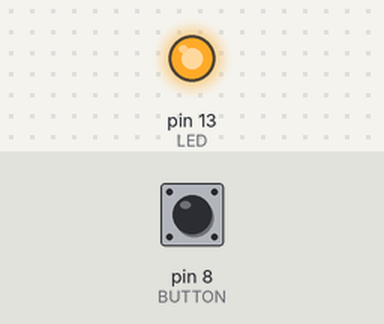
Simulated run of this sketch. Board: Arduino Uno, built with avr-gcc and run on an emulated ATmega328P. On the bench: output pins drawn as LEDs (lit = HIGH). Inputs (shaded band) come from the test bench; at power-on: pin 8 (BUTTON) HIGH.

Above: at 1.2 s.
1.3 s: pin 8 (BUTTON) pulled LOW for 0.15 s
At 1.37 s:
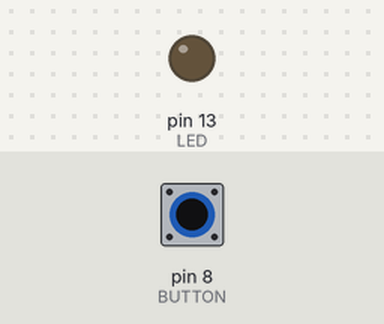
2.9 s: pin 8 (BUTTON) pulled LOW for 3.2 s
At 7.3 s:
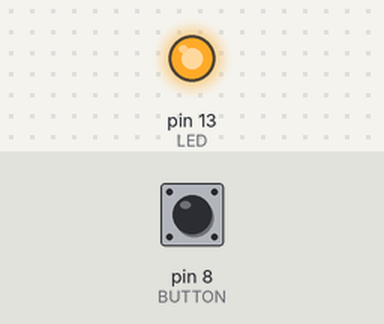
Timing chart, 0 to 8.8 s (numbered marks = the images above; inputs shaded):
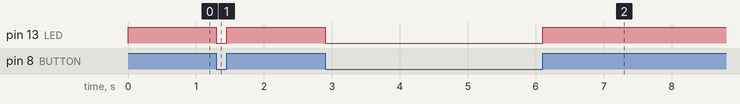

The sketch:

Turn-on-off-LED-Button.ino.ino
```cpp
#define LED 13
#define BUTTON 8

void setup() {
pinMode(LED, OUTPUT);
pinMode(BUTTON, INPUT_PULLUP); // CONNECT INTERNAL PULL-UP RESISTOR INSIDE THE ARDUINO INSTEAD OF USING EXTERNAL RESISTOR
// turn the LED off when we start
digitalWrite(LED, LOW);
}

void loop() {
  // look at the state of the BUTTON HIGH(1) LOW(0)
boolean val = digitalRead(BUTTON);

digitalWrite(LED, val);
}
```

Measured:
- after the input at 1.3 s, pin 13 (LED): HIGH → LOW at once, → HIGH 0.15 s later
- after the input at 2.9 s, pin 13 (LED): HIGH → LOW at once, → HIGH 3.2 s later
